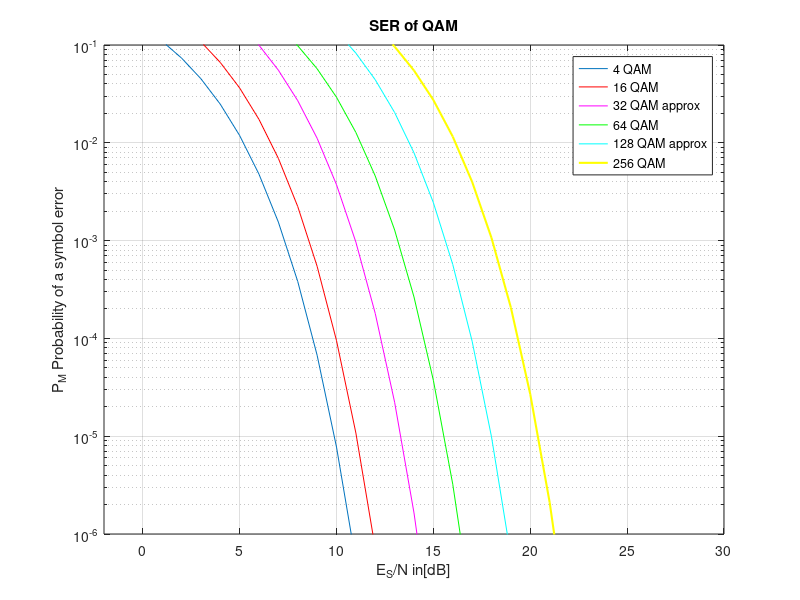

Write the MATLAB code that produced this figure.
%% SER of QAM
% 
% Copyright 2007 Telecommunications Lab
% $Revision: 1.0 $ $Date: 2007/06/21 12:45:07 $

%%
% 
ES_N_dB=[0:40];
ES_N_lin=10.^(0.1*ES_N_dB);

p_sqrt4 = 0.5 * erfc(sqrt(ES_N_lin));
p_4= 1 - (1 - p_sqrt4).^2;

%p_4 = erfc(sqrt(2 * ES_N_lin)) .* (1 - (0.25*erfc(sqrt(2 * ES_N_lin))));

p_sqrt16 =2*(1-(1/4))*0.5*erfc(sqrt((12/15)* ES_N_lin));
p_16= 1 - (1 - p_sqrt16).^2;

p_sqrt64 =2*(1-1/8)*0.5*erfc(sqrt((18/63)* ES_N_lin));
p_64= 1 - (1 - p_sqrt64).^2;

p_sqrt256 =2*(1-1/16)*0.5*erfc(sqrt((3*8/255)* ES_N_lin));
p_256 = 1 - (1 - p_sqrt256).^2;

p_32_approx= 2 * erfc(sqrt((3*5/31)* ES_N_lin));
p_128_approx= 2 * erfc(sqrt((3*7/127)* ES_N_lin));


semilogy(ES_N_dB,p_4,  ES_N_dB,p_16,'r', ES_N_dB, p_32_approx, 'm', ES_N_dB,p_64,'g', ES_N_dB, p_128_approx, 'c', ES_N_dB, p_256, 'y','LineWidth',1.5);

legend('4 QAM','16 QAM','32 QAM approx', '64 QAM', '128 QAM approx','256 QAM')
title('SER of QAM')
xlabel('E_S/N in[dB]')
axis([-2 30 0.000001 0.1])
ylabel('P_M Probability of a symbol error')
grid on;
